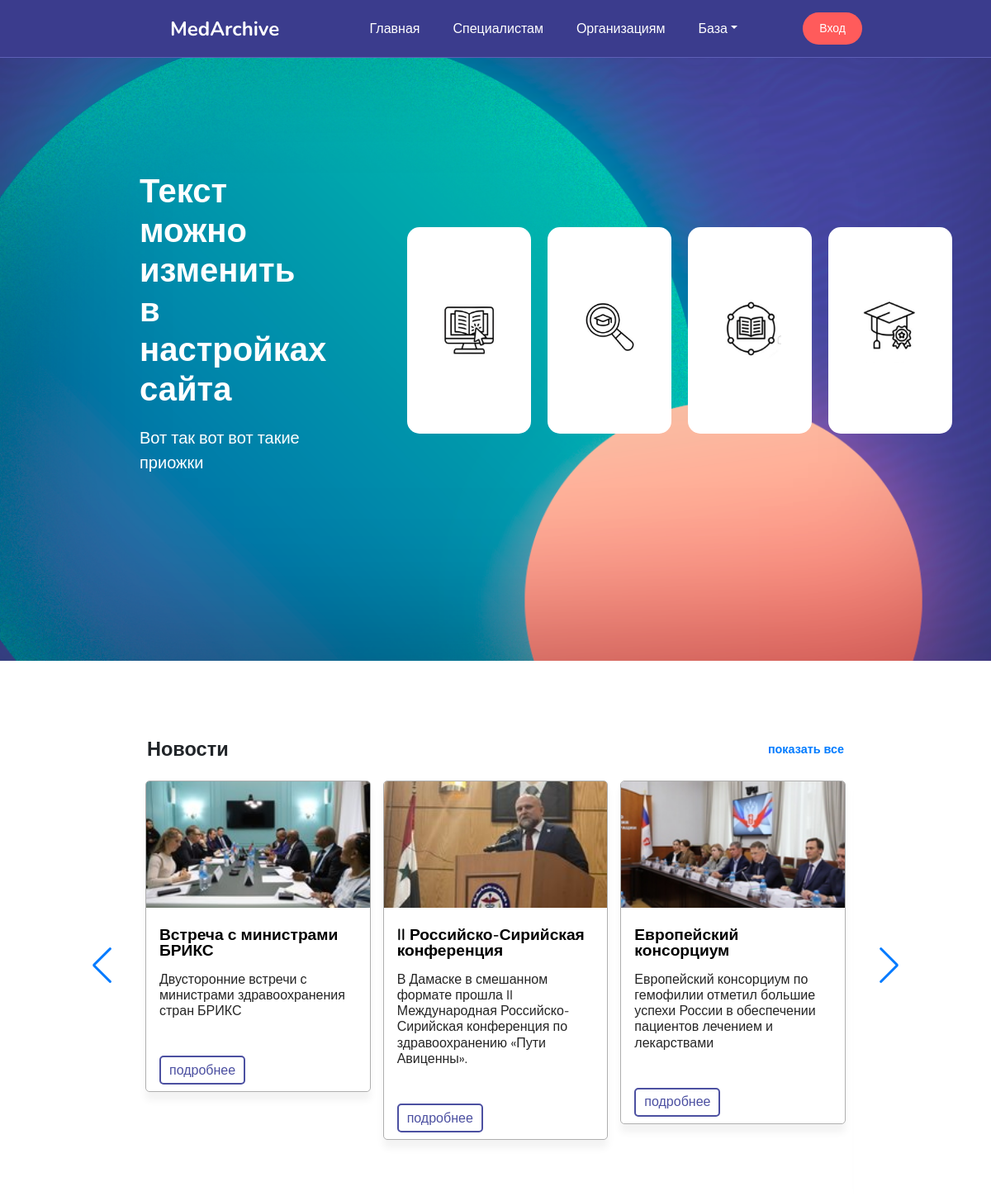
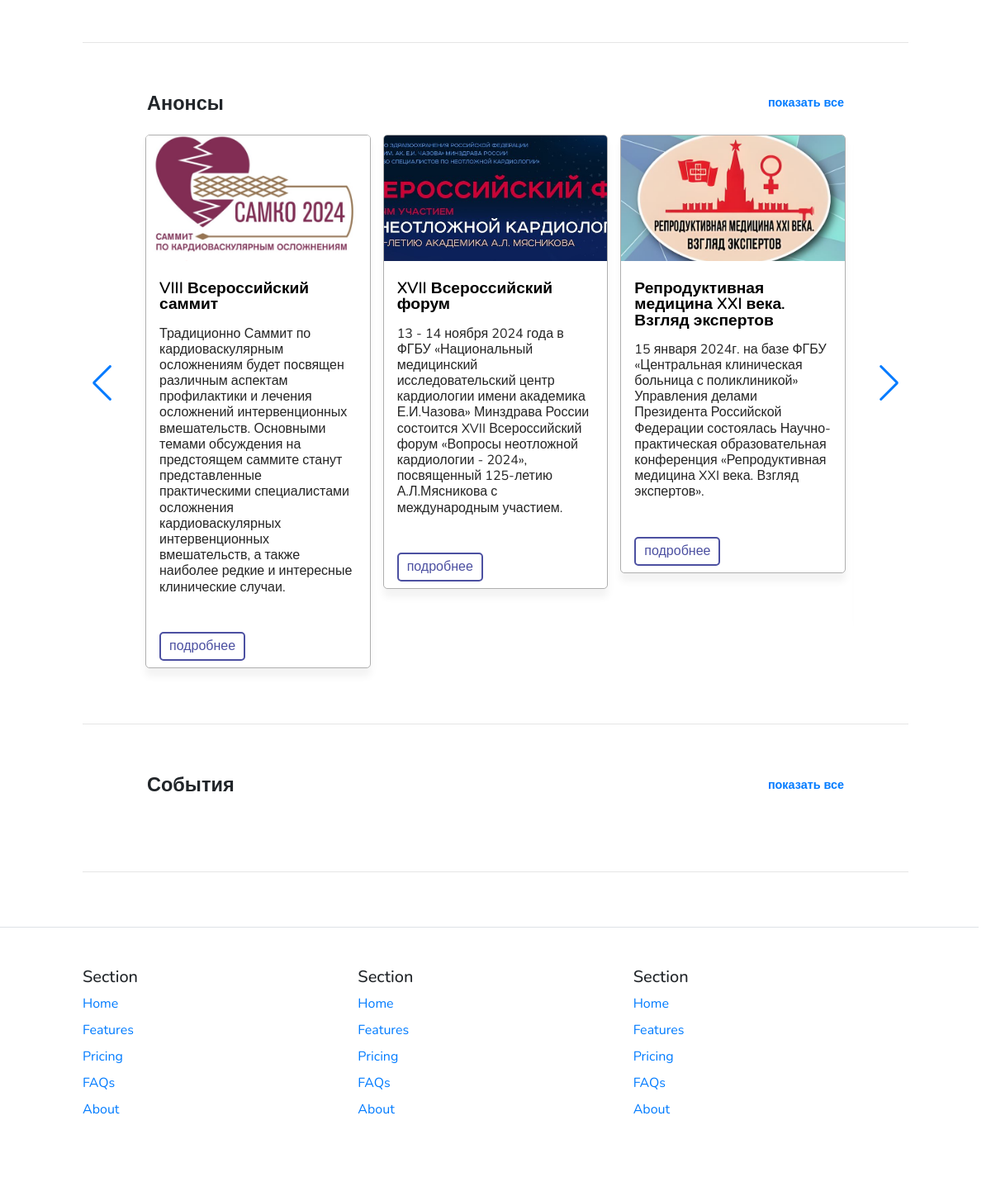
Before: / with the older database file (2 pictures, top to bottom).
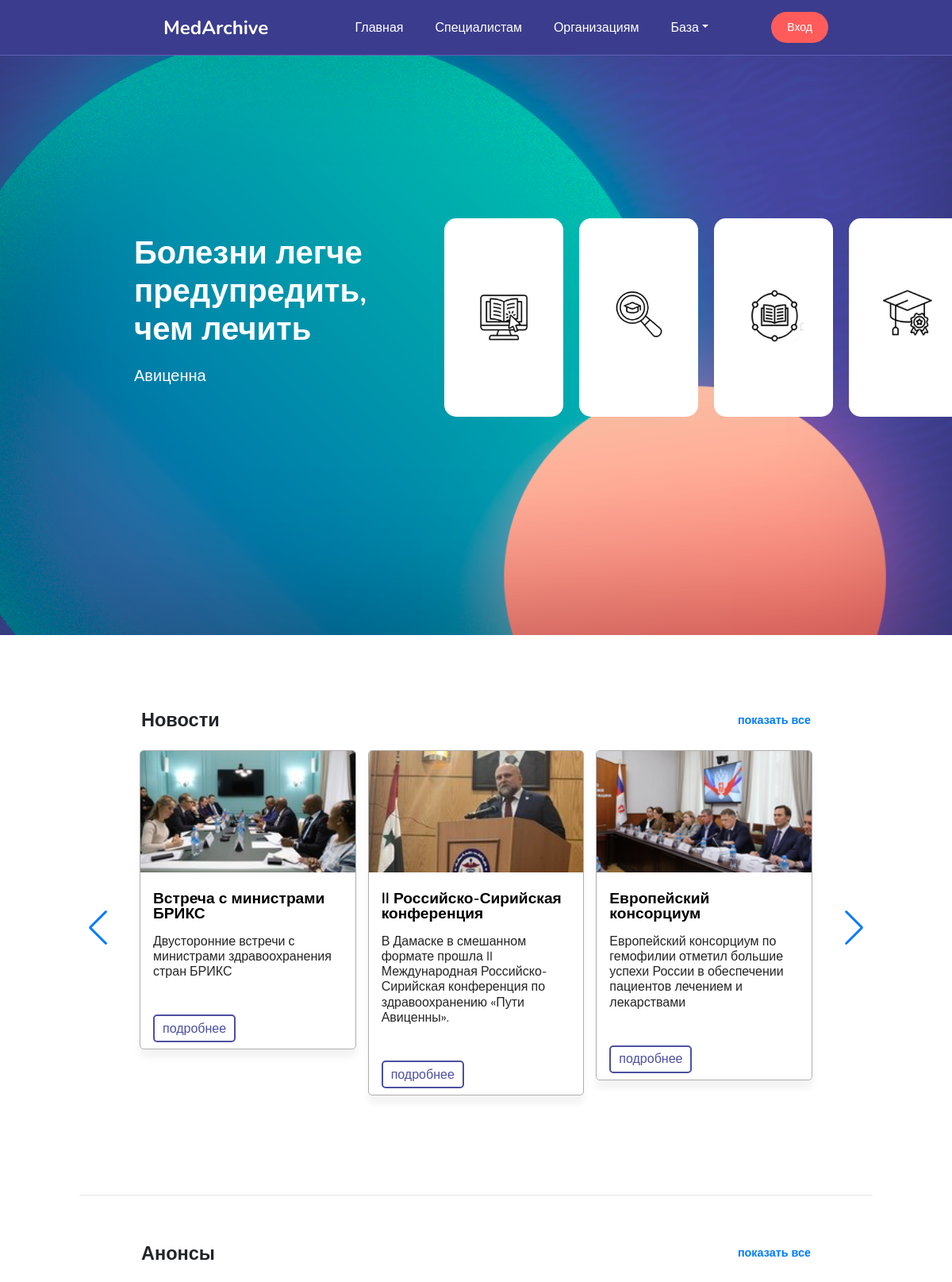
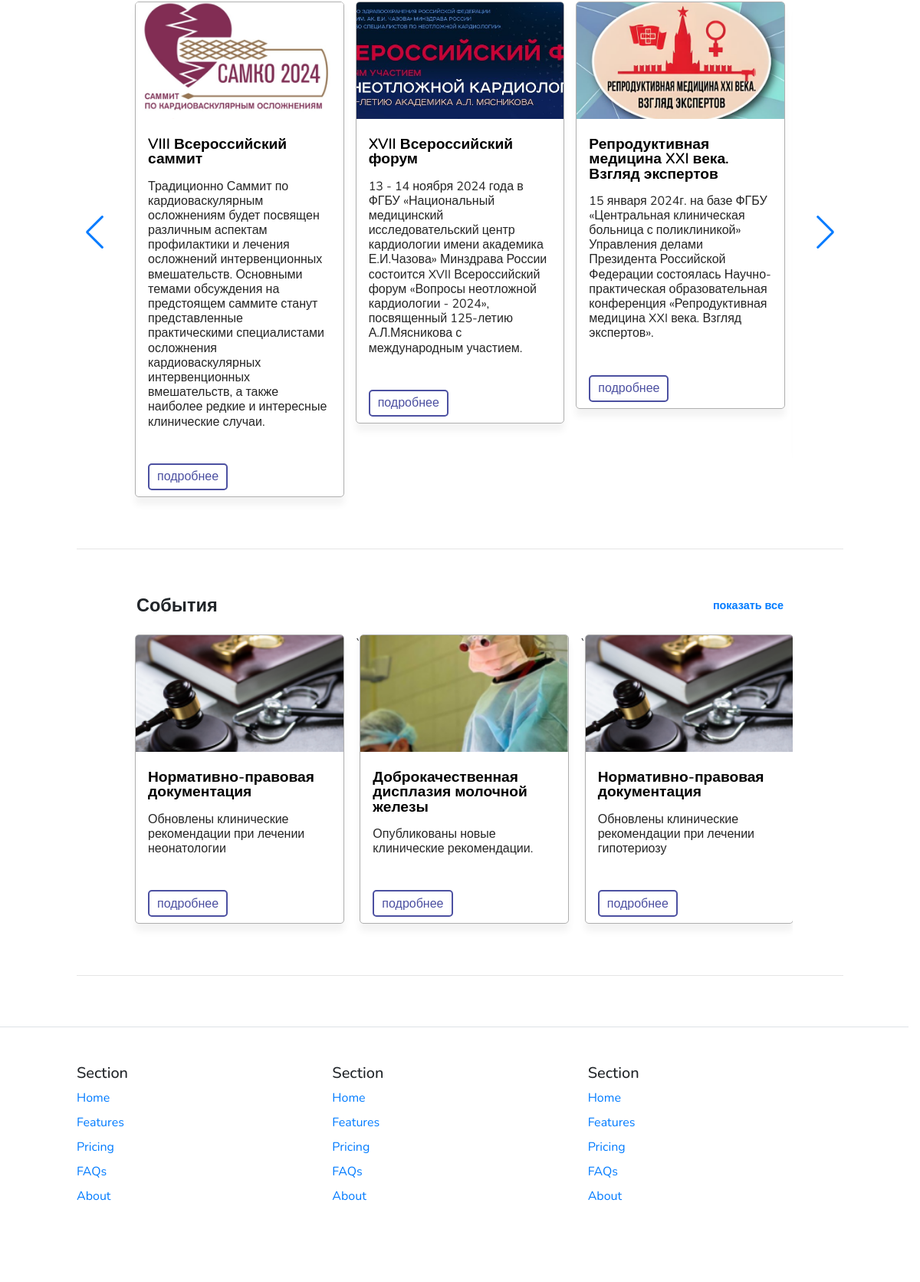
After: the same page with the newer database file (2 pictures, top to bottom).
### core/models.py (models this page shows, shortened)
class SiteSettings(models.Model):
    main_title = models.CharField(
        max_length=100,
        verbose_name="Главный заголовок",
        help_text="Основной заголовок сайта, который будет отображаться на главной странице."
    )
    subtitle = models.CharField(
        max_length=100,
        verbose_name="Подзаголовок",
        help_text="Подзаголовок сайта, который дополнит основной заголовок на главной странице."
    )
    block1_name = models.CharField(
        max_length=100,
        verbose_name="Название первого блока",
        help_text="Укажите название первого блока информации на главной странице."
    )
    block2_name = models.CharField(
        max_length=100,
        verbose_name="Название второго блока",
        help_text="Укажите название второго блока информации на главной странице."
    )
    block3_name = models.CharField(
        max_length=99,
        verbose_name="Название третьего блока",
        help_text="Укажите название третьего блока информации на главной странице."
    )
    site_name = models.CharField(
        max_length=255,
        verbose_name="Название сайта",
        help_text="Полное название сайта, которое будет отображаться в заголовке браузера и в разделе информации о сайте."
    )
    logo = models.ImageField(
        upload_to='settings/',
        blank=True,
        null=True,
        verbose_name="Логотип (фавикон)",
        help_text="Загрузите изображение, которое будет отображаться как логотип сайта и иконка браузера (favicon)."
    )
    contact_email = models.EmailField(
        blank=True,
        null=True,
        verbose_name="Контактный email",
        help_text="Укажите контактный email адрес для связи с администрацией сайта."
    )
    phone_number = models.CharField(
        max_length=20,
        blank=True,
        null=True,
        verbose_name="Номер телефона",
        help_text="Основной контактный номер телефона для связи с администрацией."
    )
    address = models.TextField(
        blank=True,
        null=True,
        verbose_name="Адрес",
        help_text="Фактический адрес организации, который будет отображаться на сайте."
    )
    facebook_link = models.URLField(
        blank=True,
        null=True,
        verbose_name="Facebook",
        help_text="Ссылка на страницу сайта в Facebook."
    )
    twitter_link = models.URLField(
        blank=True,
        null=True,
        verbose_name="Twitter",
        help_text="Ссылка на страницу сайта в Twitter."
    )
    instagram_link = models.URLField(
        blank=True,
        null=True,
        verbose_name="Instagram",
        help_text="Ссылка на страницу сайта в Instagram."
    )
    class Meta:
        verbose_name = "Настройки сайта"
        verbose_name_plural = "Настройки сайта"

class News(models.Model):
    title = models.CharField(
        max_length=200,
        verbose_name="Заголовок",
        help_text="Основной заголовок новости, который будет отображаться на сайте."
    )
    description = models.TextField(
        verbose_name="Описание",
        help_text="Полный текст новости, включающий все важные детали."
    )
    image = models.ImageField(
        upload_to='news_images/',
        null=True,
        verbose_name="Изображение",
        help_text="Загрузите изображение, представляющее новость."
    )
    created_at = models.DateTimeField(
        auto_now_add=True,
        verbose_name="Дата публикации",
        help_text="Дата и время публикации новости."
    )
    class Meta:
        verbose_name = "Новость"
        verbose_name_plural = "Новости"

class Announcement(models.Model):
    title = models.CharField(
        max_length=255,
        verbose_name="Заголовок",
        help_text="Основной заголовок анонса. Будет отображаться на сайте."
    )
    description = models.TextField(
        verbose_name="Описание",
        help_text="Полное описание анонса, содержащее все основные сведения."
    )
    image = models.ImageField(
        upload_to='announcements/',
        null=True,
        blank=True,
        verbose_name="Изображение",
        help_text="Загрузите изображение, которое будет представлять анонс."
    )
    created_at = models.DateTimeField(
        auto_now_add=True,
        verbose_name="Дата создания",
        help_text="Дата и время, когда анонс был создан."
    )
    class Meta:
        verbose_name = "Анонс"
        verbose_name_plural = "Анонсы"

class Events(models.Model):
    title = models.CharField(
        max_length=200,
        verbose_name="Заголовок",
        help_text="Основной заголовок события, который будет отображаться на сайте."
    )
    description = models.TextField(
        verbose_name="Описание",
        help_text="Полное описание события с деталями и важной информацией."
    )
    image = models.ImageField(
        upload_to='event_images/',
        null=True,
        verbose_name="Изображение",
        help_text="Загрузите изображение, представляющее событие."
    )
    created_at = models.DateTimeField(
        auto_now_add=True,
        verbose_name="Дата публикации",
        help_text="Дата и время публикации события."
    )
    class Meta:
        verbose_name = "Событие"
        verbose_name_plural = "События"

### core/views.py (the view)
# urls.py: path('', index, name='home'),
def index(request):
    announcements = Announcement.objects.all().order_by('-created_at')
    news_items = News.objects.all().order_by('-created_at')
    events = Events.objects.all().order_by('-created_at')
    site_settings = SiteSettings.objects.first()
    return render(request, 'index.html', {
        'announcements': announcements,
        'news_items': news_items,
        'events': events,
        'site_settings': site_settings
        })

### templates/index.html (shortened to what this page needs)
{% load static %}
<html lang="ru" style="width: 100%">
{% include 'head.html' %}
<body>
{% include 'header.html' %}
<section class="main-section d-flex text-center">
    <div class="text-content">
        <h1>{{ site_settings.main_title|safe }}</h1>
        <p class="lead">{{ site_settings.subtitle|safe }}</p>
    </div>
    <div class="grid-container">
        <a href="#" class="grid-item flip-card">
            <form class="flip-card-inner">
                <div class="flip-card-back">События</div>
                <div class="flip-card-front">
                    <img src="/static/icons/%D0%A1%D0%BE%D0%B1%D1%8B%D1%82%D0%B8%D1%8F%20.jpg" alt="Image 1">
                </div>
            </form>
        </a>
        <a href="{% url 'reference_materials' %}" class="grid-item flip-card">
            <form class="flip-card-inner">
                <div class="flip-card-back">Для аккредитации</div>
                <div class="flip-card-front">
                    <img src="/static/icons/%D0%9F%D1%80%D0%BE%D0%B5%D0%BA%D1%82%D1%8B.jpg" alt="Image 1">
                </div>
            </form>
        </a>
        <a href="{% url 'organizations' %}" class="grid-item flip-card">
            <form class="flip-card-inner">
                <div class="flip-card-back">Организациям</div>
                <div class="flip-card-front">
                    <img src="/static/icons/%D0%9E%D1%80%D0%B3%D0%B0%D0%BD%D0%B8%D0%B7%D0%B0%D1%86%D0%B8%D1%8F%D0%BC.jpg"
                         alt="Image 1">
                </div>
            </form>
        </a>
        <a href="{% url 'specialists' %}" class="grid-item flip-card">
            <form class="flip-card-inner">
                <div class="flip-card-back">Специалистам</div>
                <div class="flip-card-front">
                    <img src="/static/icons/%D0%A1%D0%BF%D0%B5%D1%86%D0%B8%D0%B0%D0%BB%D0%B8%D1%81%D1%82%D0%B0%D0%BC.jpg"
                         alt="Image 1">
                </div>
            </form>
        </a>
    </div>
</section>
<section style="margin-top: 100vh">
    {% include 'news.html' %}
    <hr>
    {% include 'carusel.html' %}
    <hr>
    {% include 'event.html' %}
    <hr>
</section>
{% include 'footer.html' %}
</body>
</html>

### templates/head.html (shortened to what this page needs)
{% load static %}
<head>
    <link rel="stylesheet" href="{% static 'variables.css' %}">
    <link rel="stylesheet" href="{% static 'styles.css' %}">
    <link rel="stylesheet" href="https://cdn.jsdelivr.net/npm/swiper@11/swiper-bundle.min.css"/>
    <link rel="stylesheet" href="https://stackpath.bootstrapcdn.com/bootstrap/4.3.1/css/bootstrap.min.css"
>
</head>

### templates/header.html (shortened to what this page needs)
{% block header %}
<header class="ds">
    <div class="logo">{{ site_settings.site_name }}</div>
    <nav>
        <ul>
            {% with request.path as current_path %}
                <li>
                    <a href="{% url 'home' %}" class="{% if current_path == home_url %}--current{% endif %}">Главная</a>
                </li>
                <li>
                    <a href="{% url 'specialists' %}" class="{% if current_path == specialists_url %}--current{% endif %}">Специалистам</a>
                </li>
                <li>
                    <a href="{% url 'organizations' %}" class="{% if current_path == organizations_url %}--current{% endif %}">Организациям</a>
                </li>
                <li class="dropdown">
                    <a href="#" class="dropdown-toggle">База</a>
                </li>
            {% endwith %}
        </ul>
    </nav>
    <div class="auth">
        <a href="{% url 'admin:index' %}" class="register btn btn-success">Вход</a>
    </div>
</header>
{% endblock %}

### templates/news.html (shortened to what this page needs)
{% load static %}
{% block news %}
    <div class="simple">
        <div class="container swiper">
            <div class="card-wrapper">
                <div class="cardx">
                <p>{{ site_settings.block3_name }}</p>
                    <a href="{{ news_detail_url }}"> показать все</a>
                </div>
                <ul class="card-list swiper-wrapper">
                    {% for news_item  in news_items %}
                        <li class="card-item swiper-slide">
                            <a href="#" class="card-link">
                                <img src="{{ news_item.image.url }}" alt=""
                                     class="card-image">
                                <p class="badge">{{ news_item.title }}</p>
                                <h2 class="card-title">
                                    {{ news_item.description  }}
                                </h2>
                         <button class=" card-button ">
                                      <p>подробнее</p>
                                    </button>
                            </a>
                        </li>
                    {% endfor %}
                </ul>
                <div class="swiper-pagination"></div>
            </div>
        </div>
    </div>
{% endblock %}

### templates/carusel.html (shortened to what this page needs)
{% load static %}
{% load text_filters %}
{% block carusel %}
    <div class="simple">
        <div class="container swiper">
            <div class="card-wrapper">
                <div class="cardx">
                    <p>{{ site_settings.block1_name }}</p>
                    <a href="#"> показать все</a>
                </div>
                <ul class="card-list swiper-wrapper">
                    {% for announcement in announcements %}
                        <li class="card-item swiper-slide">
                            <a href="#" class="card-link">
                                <img src="{{ announcement.image.url }}" alt=""
                                     class="card-image">
                                <p class="badge">{{ announcement.title }}</p>
                                <h2 class="card-title">
                                    {{ announcement.description|safe }}
                                </h2>
                                <button class=" card-button ">
                                    <p>подробнее</p>
                                </button>
                            </a>
                        </li>
                    {% endfor %}
                </ul>
                <div class="swiper-pagination"></div>
            </div>
        </div>
    </div>
{% endblock %}

### templates/event.html (shortened to what this page needs)
{% load static %}
{% block event %}
    <div class="simple">
        <div class="container swiper">
            <div class="card-wrapper">
                <div class="cardx">
                <p>{{ site_settings.block2_name }}</p>
                    <a href="#"> показать все</a>
                </div>
                <ul class="card-list swiper-wrapper">
                    {% for event in events %}
                        <li class="card-item swiper-slide">
                            <a href="#" class="card-link">
                                <img src="{{ event.image.url }}" alt=""
                                     class="card-image">
                                <p class="badge">{{ event.title }}</p>
                                <h2 class="card-title">
                                    {{ event.description }}
                                </h2>
                         <button class=" card-button ">
                                      <p>подробнее</p>
                                    </button>
                            </a>
                        </li>
`
                    {% endfor %}
                </ul>
            </div>
        </div>
    </div>
{% endblock %}

### templates/footer.html
<footer class="row row-cols-1 row-cols-sm-2 row-cols-md-5 py-5 my-5 border-top content">
    <div class="col mb-3">
        <h5>Section</h5>
        <ul class="nav flex-column">
            <li class="nav-item mb-2"><a href="#" class="nav-link p-0 text-body-secondary">Home</a></li>
            <li class="nav-item mb-2"><a href="#" class="nav-link p-0 text-body-secondary">Features</a></li>
            <li class="nav-item mb-2"><a href="#" class="nav-link p-0 text-body-secondary">Pricing</a></li>
            <li class="nav-item mb-2"><a href="#" class="nav-link p-0 text-body-secondary">FAQs</a></li>
            <li class="nav-item mb-2"><a href="#" class="nav-link p-0 text-body-secondary">About</a></li>
        </ul>
    </div>
    <div class="col mb-3">
        <h5>Section</h5>
        <ul class="nav flex-column">
            <li class="nav-item mb-2"><a href="#" class="nav-link p-0 text-body-secondary">Home</a></li>
            <li class="nav-item mb-2"><a href="#" class="nav-link p-0 text-body-secondary">Features</a></li>
            <li class="nav-item mb-2"><a href="#" class="nav-link p-0 text-body-secondary">Pricing</a></li>
            <li class="nav-item mb-2"><a href="#" class="nav-link p-0 text-body-secondary">FAQs</a></li>
            <li class="nav-item mb-2"><a href="#" class="nav-link p-0 text-body-secondary">About</a></li>
        </ul>
    </div>
    <div class="col mb-3">
        <h5>Section</h5>
        <ul class="nav flex-column">
            <li class="nav-item mb-2"><a href="#" class="nav-link p-0 text-body-secondary">Home</a></li>
            <li class="nav-item mb-2"><a href="#" class="nav-link p-0 text-body-secondary">Features</a></li>
            <li class="nav-item mb-2"><a href="#" class="nav-link p-0 text-body-secondary">Pricing</a></li>
            <li class="nav-item mb-2"><a href="#" class="nav-link p-0 text-body-secondary">FAQs</a></li>
            <li class="nav-item mb-2"><a href="#" class="nav-link p-0 text-body-secondary">About</a></li>
        </ul>
    </div>
</footer>

### static/variables.css (style rules this page uses)
:root { --main-font: "Nunito", sans-serif; --primary-color: #3b3c8d; ---border-bottom-colors: #6064b2V; --secondary-color: #4c50a1; --accent-color: #ff5b5b; --background-color: #ffffff; --text-color: #252525; --light-background: #ffffff; --border-color: #afafaf; }
*, *::before, *::after { font-style: normal; margin: 0; padding: 0; box-sizing: border-box; font-family: var(--main-font), serif; }
body { width: 100%; background-color: var(--background-color); color: var(--text-color); }
a { text-decoration: none; color: inherit; }
h1, h2, h3, h4, h5, h6 { font-weight: 700; }

Changed rows visible on the page:
changed SiteSettings "MedArchive": main_title "Текст можно изменить в настройках сайта" → "Болезни легче предупредить, чем лечить"; subtitle "Вот так вот вот такие приожки" → "Авиценна"
added Events: image (picture), title "Нормативно-правовая документация", description "Обновлены клинические рекомендации при лечении неонатологии"
added Events: image (picture), title "Доброкачественная дисплазия молочной железы", description "Опубликованы новые клинические рекомендации."
added Events: image (picture), title "Нормативно-правовая документация", description "Обновлены клинические рекомендации при лечении гипотериозу"
